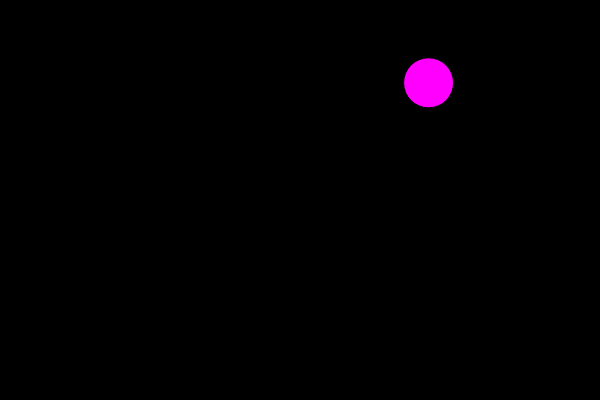
Frame 1 (no input)
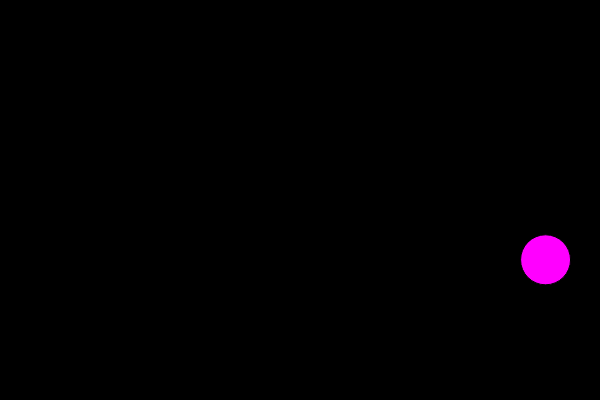
Frame 60 (no input)
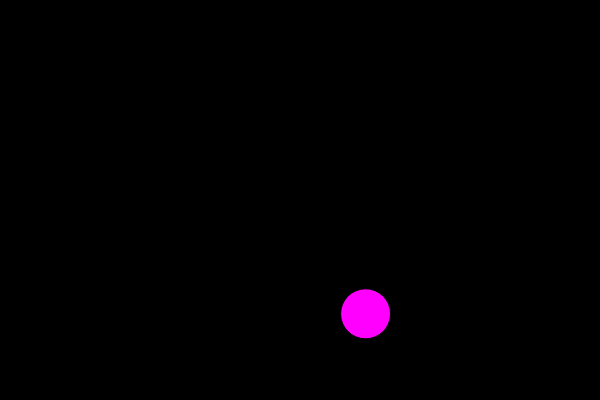
Frame 120 (the mouse pressed at the canvas centre since frame 60)

The p5.js sketch that drew these frames (run headless with seeded random() and noise() and a simulated clock; from frame 60 on, the mouse is pressed at the canvas centre):

// p5.js sketch
// ── sketch.js
let currentX;
let currentY;
let speedX = 3;
let speedY = 3;
let oldXs = [];
let oldYs = [];

function setup() {
    createCanvas(600, 400);
    currentX = random(width);
    currentY = random(height);
    rectMode(CENTER);
}

function draw() {
    background(0);

    fill(255, 0, 255);
    circle(currentX, currentY, 50);

    currentX += speedX;
    currentY += speedY;

    if (currentX <= 25 || currentX >= width - 25) {
        speedX *= -1;
    }
    if (currentY <= 25 || currentY >= height - 25) {
        speedY *= -1;
    }

    fill(255, 255, 255, 100);
    for (let i = 0; i < oldXs.length; i++) {
        square(oldXs[i], oldYs[i], 50);
    }
}

function mouseClicked() {
    retireOldShape(currentX, currentY);
    currentX = mouseX;
    currentY = mouseY;
}

function retireOldShape(x, y) {
    oldXs.push(x);
    oldYs.push(y);
}
// ── variableScope.html
<!DOCTYPE html>
<html lang="en">
  <head>
    <meta charset="utf-8" />
    <meta name="viewport" content="width=device-width, initial-scale=1.0">

    <title>W11 Lecture 1 - arrayOrNot1</title>

    <link rel="stylesheet" type="text/css" href="./lib/main-styles.css">

    <script src="./lib/libraries/p5.min.js"></script>
  </head>

  <body>
    <script src="sketch.js"></script>
  </body>
</html>
